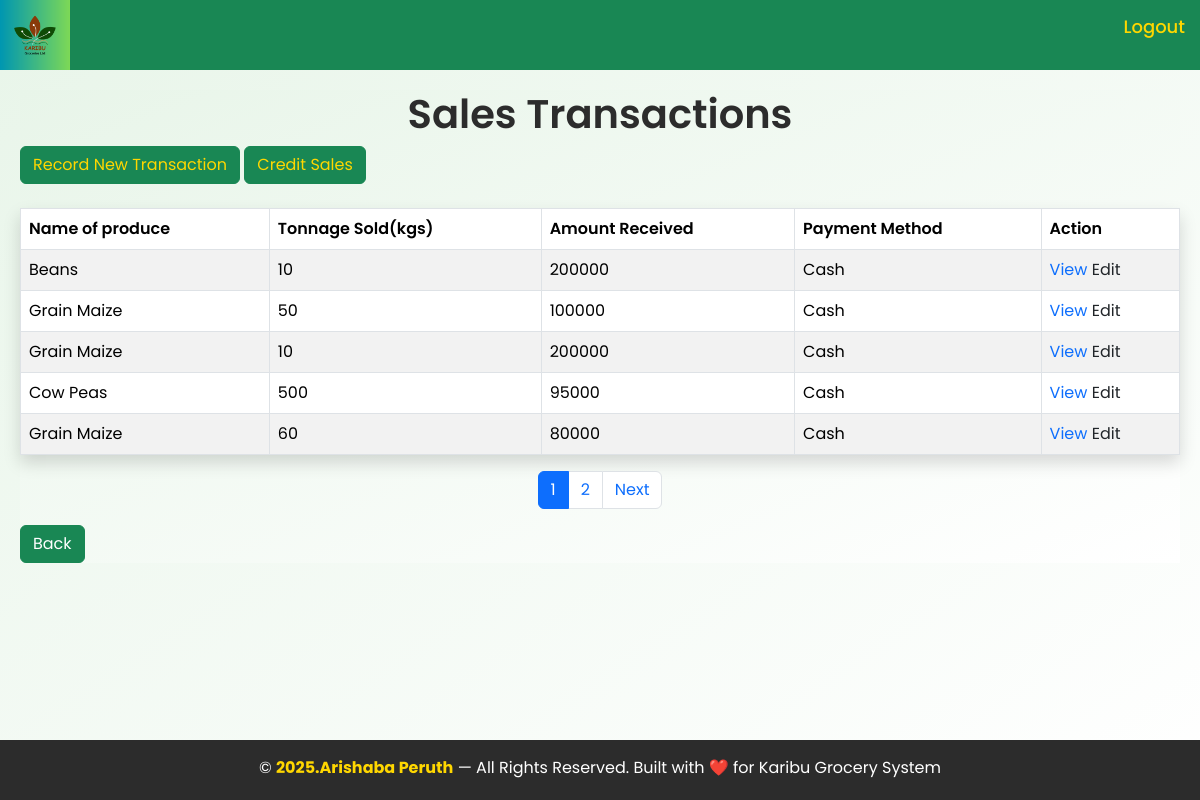
/allsales/ (signed in), run on an earlier commit of the app's database.
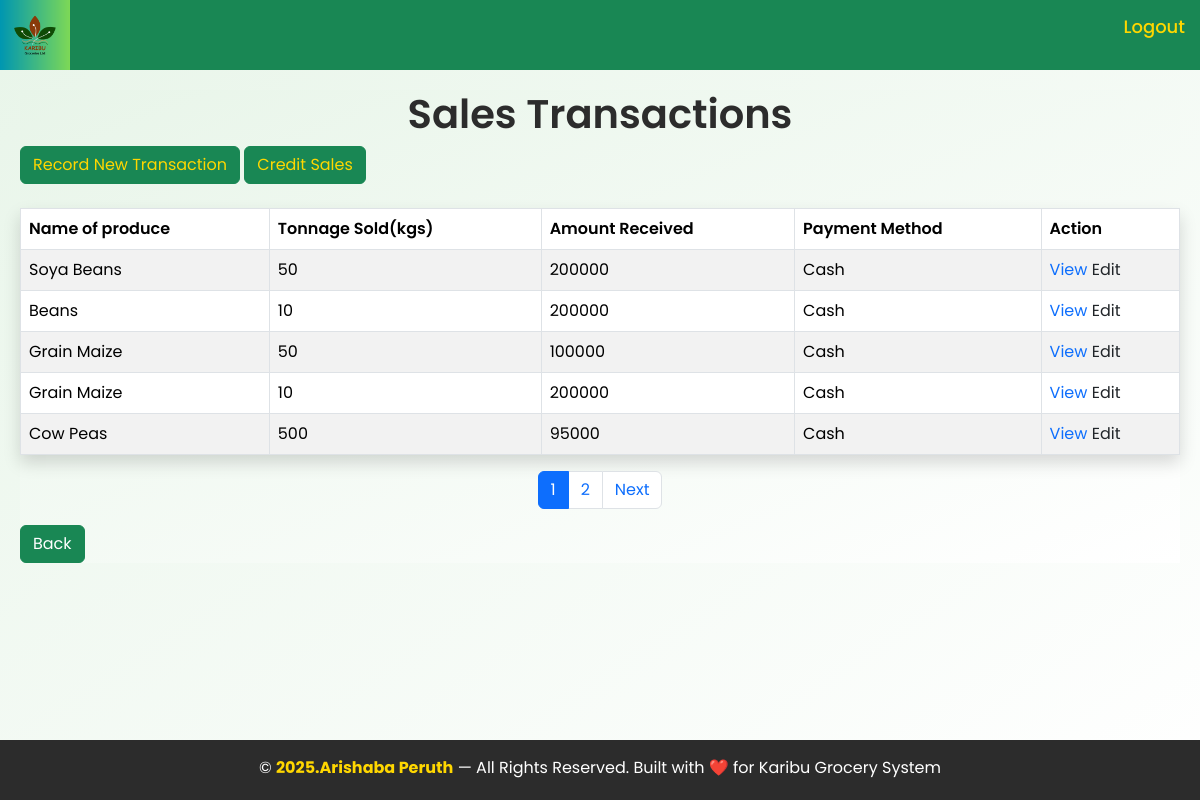
And on a later commit of the database.
### homeapp/models.py (models this page shows, shortened)
class Sale(models.Model):
    Name_of_produce = models.ForeignKey(Stock, blank=True, null=True, on_delete=models.CASCADE)
    item_name = models.CharField(blank=True, null=True)
    Tonnage_in_kgs = models.IntegerField(blank=False)
    Amount_paid = models.IntegerField(default=0,blank=False)
    Branch = models.ForeignKey(Branch, blank=True, null=True, on_delete=models.CASCADE)
    Sales_agent_name = models.CharField(blank=False)
    Date_time = models.DateTimeField(auto_now_add=True)
    Name_of_buyer = models.CharField(blank=True)
    method_of_payment = models.CharField(choices=[("Cash", "Cash"), ("Credit", "Credit")],blank=True, null=True)

class Stock(models.Model):
    Name_of_produce = models.CharField(max_length=100, null=True)
    Produce_type = models.CharField(choices=[("Internal","Internal"), ("External","External")] ,blank=True, null=True)
    Date = models.DateField(auto_now_add=True)
    Tonnage_in_kgs = models.IntegerField(blank=False, default=0)
    total_quantity = models.IntegerField(default=0,blank=True, null=True)
    Cost = models.IntegerField(blank=False, default=0)
    Unit_price = models.IntegerField(blank=True, null=True)
    Dealer_name = models.CharField(blank=False, default=0)
    Branch = models.ForeignKey(Branch,blank=True, null=True, on_delete=models.CASCADE)
    Contact = models.IntegerField(default=0, blank=False)
    received_quantity = models.IntegerField(default=0,blank=True,null=True)
    def __str__(self):
        return self.Name_of_produce

### homeapp/views.py (the view)
# urls.py: path('allsales/', views.allsales, name='allsales'),
@login_required
def allsales(request):
    if request.user.is_manager or request.user.is_manager_2:
        branch_name = 'Maganjo' if request.user.is_manager else 'Matugga'
        branch = Branch.objects.get(branch_name=branch_name)
        all_transactions = Sale.objects.filter(Branch=branch).order_by('-id')
        stocks = Stock.objects.filter(Branch=branch)  # Get stocks for this branch only
    elif request.user.is_salesagent or request.user.is_salesagent_2:
        branch_name = 'Maganjo' if request.user.is_salesagent else 'Matugga'
        branch = Branch.objects.get(branch_name=branch_name)
        all_transactions = Sale.objects.filter(Branch=branch).order_by('-id')
        stocks = Stock.objects.filter(Branch=branch)  # Get stocks for this branch only
    else:
        all_transactions = Sale.objects.all().order_by('-id')
        stocks = Stock.objects.all()
    paginator = Paginator(all_transactions, 5)
    page_number = request.GET.get('page')
    page_obj = paginator.get_page(page_number)
    context = {
        'page_obj': page_obj,
        'stocks': stocks,
        'branch_name': branch_name if (request.user.is_manager or request.user.is_manager_2 or request.user.is_salesagent or request.user.is_salesagent_2) else None
    }
    return render(request, 'homeapp/allsales.html', context)

### homeapp/templates/homeapp/allsales.html (shortened to what this page needs)
{% extends 'homeapp/base.html' %}
{% load static %}
{% block content %}
<main style=" background: linear-gradient(to bottom right, #e8f5e9, #ffffff); margin: 20px;">
        <link rel="stylesheet" href="{% static '' %}">
        <h1 class="text-center" style="color: #2C2C2C; font-weight: 600;">Sales Transactions</h1>
        <div class="buttons-container">
            <button type="button" class="btn btn-success" data-bs-toggle="modal" data-bs-target="#selectStockModal" style="color: gold;">
                Record New Transaction
            </button>
            <a href="{% url 'deferredpayment' %}" class="add-credit-btn"><button class="btn btn-success" style="color: gold;">Credit Sales</button></a>
        </div>
        <br>
        <table class="table table-hover table-bordered table-striped shadow" class="salestables">
            <thead class="bg-primary text-white">
                <tr>
                    <th>Name of produce</th>
                    <th>Tonnage Sold(kgs)</th>
                    <th>Amount Received</th>
                    <th>Payment Method</th>
                    <th>Action</th>
                </tr>
            </thead>
            <tbody>
                {% for sale in page_obj %}
                <tr>
                    <td>{{ sale.Name_of_produce }}</td>
                    <td>{{ sale.Tonnage_in_kgs }}</td>
                    <td>{{ sale.Amount_paid }}</td>
                    <td>{{ sale.method_of_payment }}</td>
                    <td>
                        <a href="{% url 'view' pk=sale.pk %}" class="text-primary" style="text-decoration: none;">View</a>
                        <a href="{% url 'edit' pk=sale.pk %}" class="text-dark" style="text-decoration: none;">Edit</a>
                    </td>
                </tr>
                {% endfor %}
            </tbody>
        </table>
        <div class="pagination-container">
            <div aria-label="Page navigation example">
                <ul class="pagination justify-content-center">
                    {% for num in page_obj.paginator.page_range %}
                        {% if page_obj.number == num %}
                            <li class="page-item active">
                                <span class="page-link">{{ num }}</span>
                            </li>
                        {% elif num > page_obj.number|add:'-3' and num < page_obj.number|add:'3' %}
                            <li class="page-item">
                                <a class="page-link" href="?page={{ num }}">{{ num }}</a>
                            </li>
                        {% endif %}
                    {% endfor %}
                    {% if page_obj.has_next %}
                    <li class="page-item">
                        <a class="page-link" href="?page={{ page_obj.next_page_number }}">Next</a>
                    </li>
                    {% endif %}
                </ul>
            </div>
        </div>
        <div>
            {% if user.is_manager or user.is_manager_2 %}
            <a href="{% url 'manager' %}"><button class="btn btn-success">Back</button></a>
            {% endif %}
        </div>
</main>
{% endblock %}

What changed in the data, as far as the page shows it:
no longer on this page (row unchanged): Sale: Name_of_produce "Grain Maize", Tonnage_in_kgs "60", Amount_paid "80000", method_of_payment "Cash"
added Sale: Name_of_produce "Soya Beans", Tonnage_in_kgs "50", Amount_paid "200000", method_of_payment "Cash"
